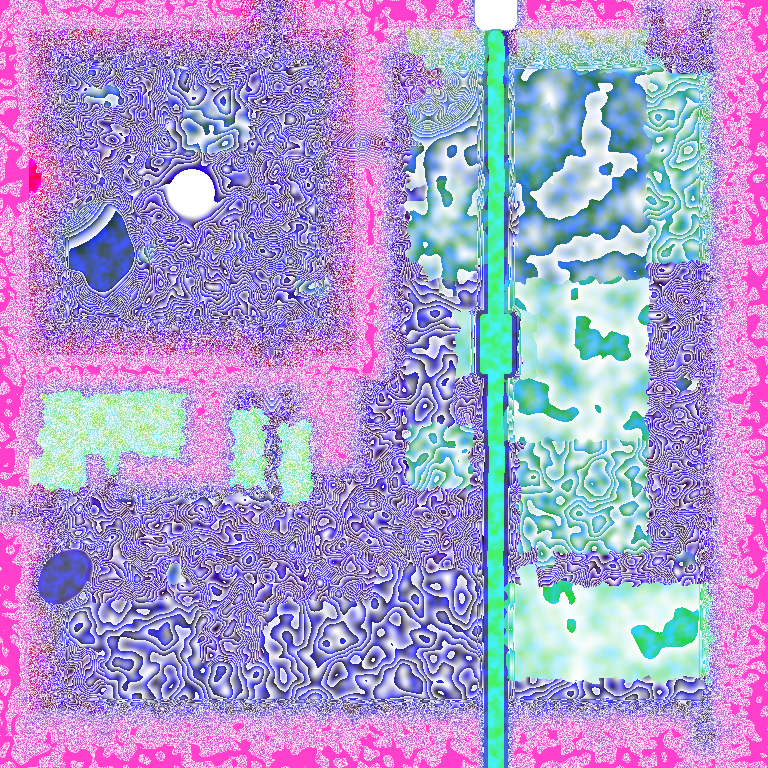
#> input picture winter-survival/data/world/macro_map.png, 768 x 768 px
$ python macro_preview.py
#> lines starting #> are read from the running program, lines starting #| are printed output that depends on the picture
#!/usr/bin/env python3
"""Preview of the W1 macro map (data/world/macro_map.png + macro_roads.json): biome colours, hill shading, roads,
the playable walls (red) and the valley square |x|, |z| < 1152 m (yellow). Needs Pillow + numpy.
    python3 tools/macro_preview.py out.png [scale]
"""
import json
import os
import sys

import numpy as np
from PIL import Image, ImageDraw

ROOT = os.path.join(os.path.dirname(os.path.abspath(__file__)), "..")
ORIGIN = -1536.0
PX = 8.0
BIOME_STEP = 16
PALETTE = {0: (40, 80, 50), 1: (60, 110, 70), 2: (200, 200, 170), 3: (150, 200, 230), 4: (140, 140, 150),
           5: (180, 120, 90), 6: (170, 90, 60), 7: (200, 150, 110), 8: (90, 90, 140), 9: (160, 110, 110),
           10: (210, 180, 140), 11: (130, 120, 110), 12: (100, 110, 140), 13: (170, 170, 120), 14: (230, 230, 240),
           15: (120, 180, 220)}
ROAD_COLOURS = {"highway": (255, 60, 40), "road": (255, 160, 40), "track": (200, 200, 0), "avenue": (255, 90, 200),
                "rail": (20, 20, 20)}


def main() -> None:
    out = sys.argv[1] if len(sys.argv) > 1 else "macro_preview.png"
    scale = int(sys.argv[2]) if len(sys.argv) > 2 else 1
    im = np.array(Image.open(os.path.join(ROOT, "data/world/macro_map.png")).convert("RGBA")).astype(np.int64)
    rel = (im[:, :, 0] * 256 + im[:, :, 3] - 8192) * 160.0 / 65535.0
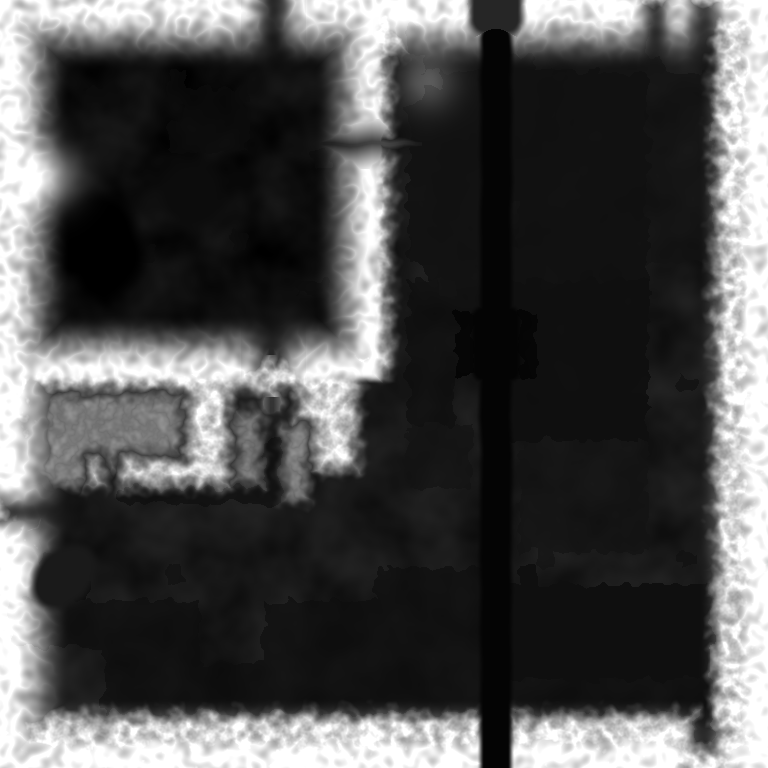
#> rel: shape (768, 768) float64; min -7, max 140, mean 38.6; drawn with min black and max white
    biome = np.round(im[:, :, 1] / BIOME_STEP).astype(int)
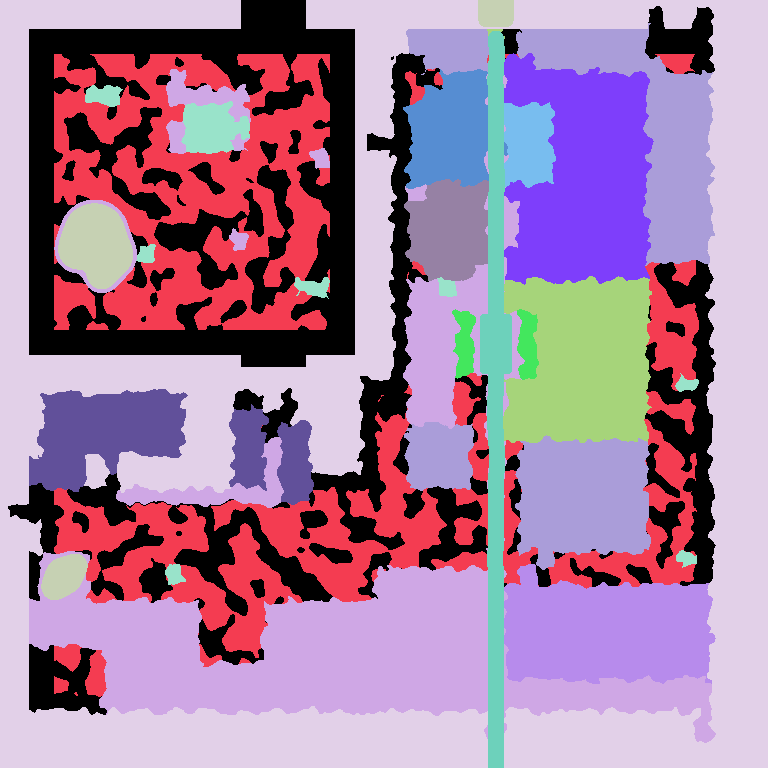
#> biome: shape (768, 768) int64; 16 distinct labels, from 0 to 15; one colour per label, 0 black
    n = rel.shape[0]
#> n = 768
    col = np.zeros((n, n, 3))
    for b, c in PALETTE.items():
        col[biome == b] = c
    gy, gx = np.gradient(rel, PX)
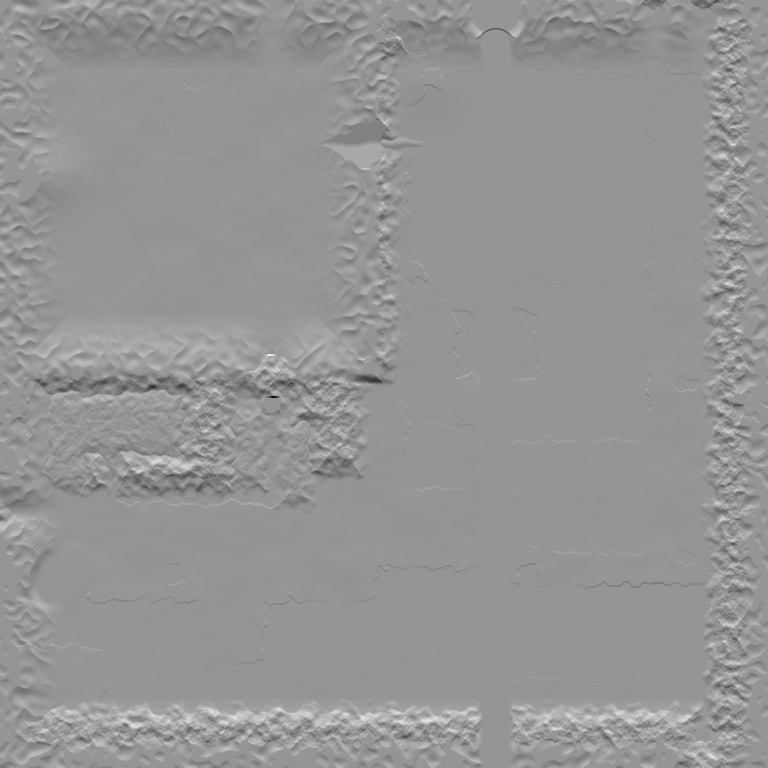
#> gy: shape (768, 768) float64; min -3.92, max 2.76, mean 0.00178; drawn with min black and max white
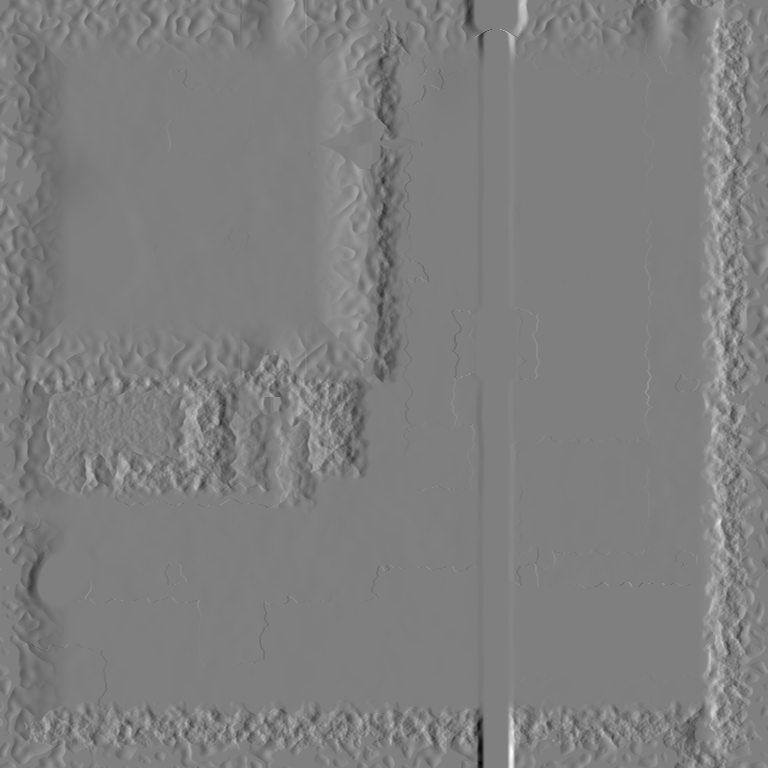
#> gx: shape (768, 768) float64; min -3.84, max 3.86, mean 0.000647; drawn with min black and max white
    shade = np.clip(0.75 + (-gx * 0.7 - gy * 0.7) * 0.6, 0.35, 1.25)
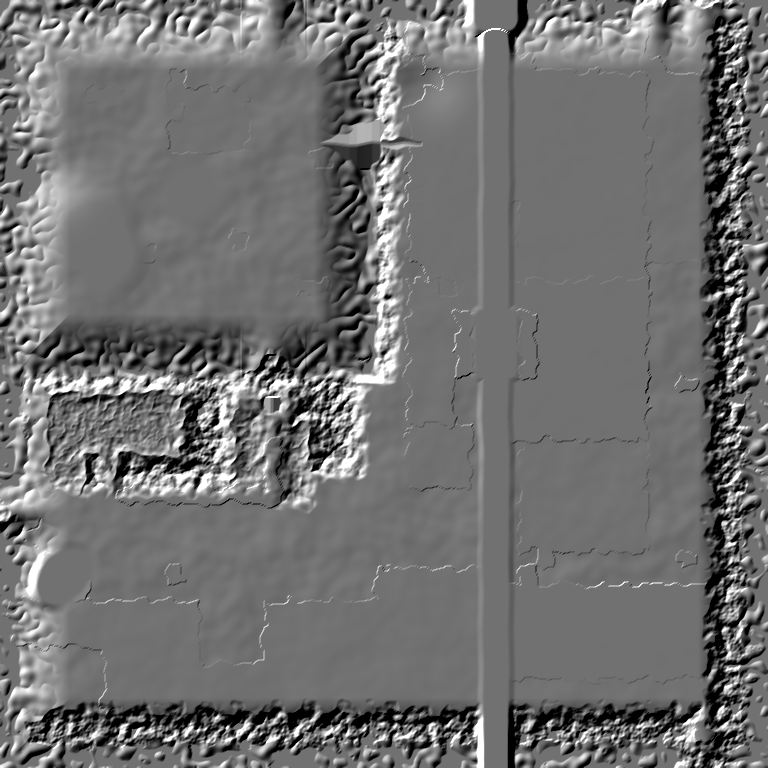
#> shade: shape (768, 768) float64; min 0.35, max 1.25, mean 0.751; drawn with min black and max white
    h01 = np.clip(rel / 140.0, 0, 1)
    rgb = np.clip(col * shade[:, :, None] * (0.75 + 0.35 * h01[:, :, None]), 0, 255).astype(np.uint8)
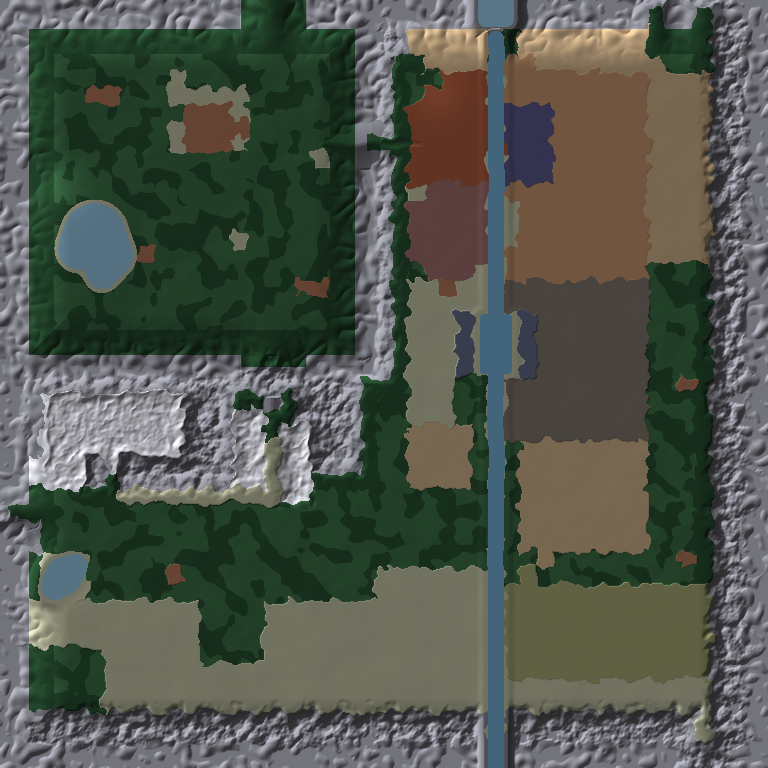
#> rgb: shape (768, 768, 3); mean of channels 0, 1, 2 81.3, 87.2, 77.4; drawn as R, G, B
    img = Image.fromarray(rgb).resize((n * scale, n * scale), Image.NEAREST)
    d = ImageDraw.Draw(img)

    def p(x: float, z: float) -> tuple:
        return ((x - ORIGIN) / PX * scale, (z - ORIGIN) / PX * scale)

#> (the run stopped early here; a loop or call above may not have finished)
